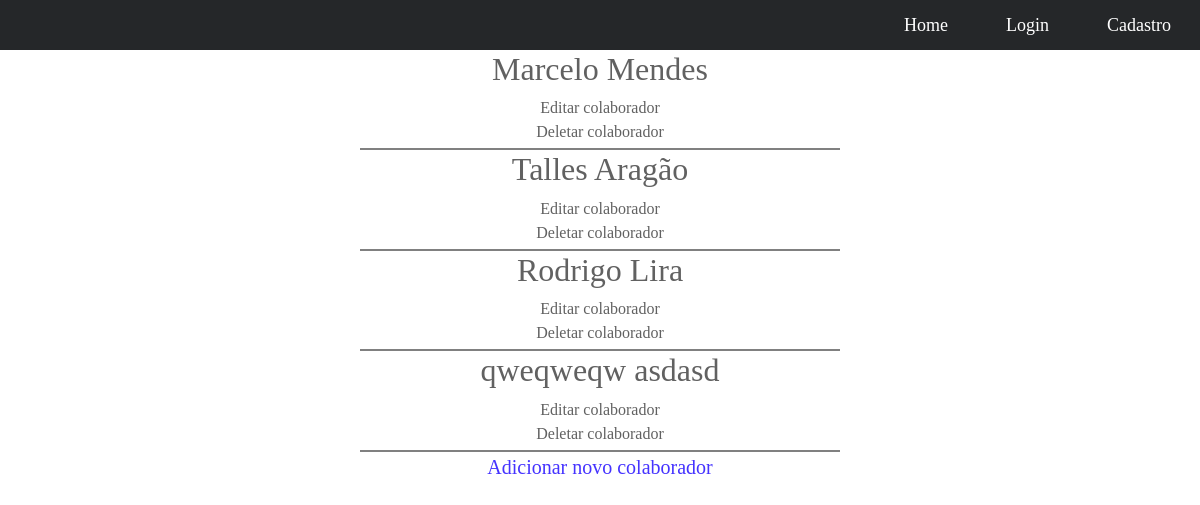
The page /colaboradores/ on the database its author committed.
### colaboradores/models.py (models this page shows, shortened)
class Colaborador(models.Model):
    nome = models.CharField(max_length=255)
    sobrenome = models.CharField(max_length=255)
    slug = models.SlugField(max_length=255, unique=True)
    rg = models.CharField(max_length=16, unique=True)
    cpf = models.CharField(unique=True, max_length=14)
    cargo = models.CharField(max_length=255)
    def get_absolute_url(self):
        return reverse('colaborador:detail', kwargs={'slug': self.slug})

### colaboradores/views.py (the view)
# urls.py: path('', views.ColabListView.as_view(), name='list'),
class ColabListView(ListView):
    model = Colaborador

### colaboradores/templates/colaboradores/colaborador_list.html (shortened to what this page needs)
{% extends 'carros/base.html' %}
{% block content %}
{% for colaborador in colaborador_list %}
<article>
    <h2>
        <a href="{{ colaborador.get_absolute_url }}">
            {{ colaborador.nome }} {{ colaborador.sobrenome }}
        </a>
    </h2>
    <a href="manage/atualizar-colaborador/{{ colaborador.id }}">Editar colaborador</a>
    <a href='manage/deletar-colaborador/{{ colaborador.id }}'>Deletar colaborador</a>
</article>
{% endfor %}
<a href="manage/adicionar-colaborador" style="color: #4533ff !important; font-size: 20px;">Adicionar novo colaborador</a>
{% endblock %}

### carros/static/css/carro.css (style rules this page uses)
body { display: flex; align-items: center; flex-direction: column ; }
article { display: flex; flex-direction: column; align-items: center; justify-content: center; border-bottom: 2px solid gray; padding-bottom: 4px; }
h2 { text-align: center; font-family: cursive; margin-bottom: -5px; }
a { text-align: center; text-decoration: none !important; color: #616161 !important; transition: all 0.4s ease; font-family: cursive; }

### carros/static/css/home.css (style rules this page uses)
body { background-color: #fff; margin: 0; padding: 0; }

### rows shown on the page
Colaborador: nome "Marcelo", sobrenome "Mendes"
Colaborador: nome "Talles", sobrenome "Aragão"
Colaborador: nome "Rodrigo", sobrenome "Lira"
Colaborador: nome "qweqweqw", sobrenome "asdasd"
